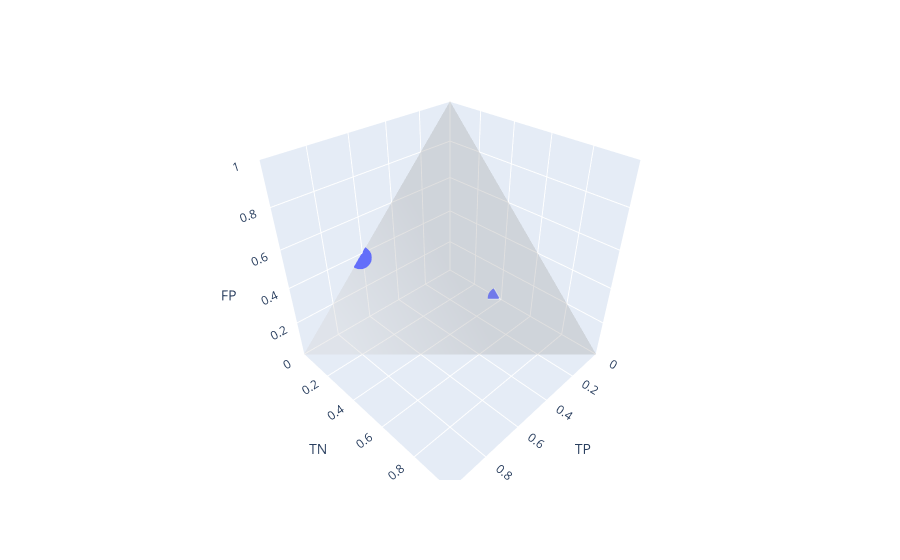

Source (notebook cell):
### Code cell
fig = px.scatter_3d(coords, 
                    x='TP',
                    y='TN',
                    z='FP',
                    size_max=18,
                    hover_name ='threshold',
                    range_x=[0,1], 
                    range_y=[0,1],
                    range_z=[0,1]) 


fig.add_trace(go.Figure(data=[
    go.Mesh3d(
        x=[0, 0, 0, 1], 
        y=[0, 0, 1, 0],
        z=[0, 1, 0, 0],

        
        color ='lightgrey',
        
        # Intensity of each vertex, which will be interpolated and color-coded
        #intensity=[0, 0.33, 0.66, 1],
        
        opacity = 0.2, #for transparency
        
        # i, j and k sono i vertici dei triangoli
        # here we represent the 4 triangles of the tetrahedron surface
        i=[0, 0, 0, 1],
        j=[1, 2, 3, 2],
        k=[2, 3, 1, 3],
        name='y',
        showscale=True
    )
]).data[0])


#QUI HO LO STESSO PROBLEMA CHE VOGLIO LA LINEA NON I PUNTI, NON STO RIUSCENDO ma mi sembra risolvibile 
#-> TODO ma una volta risolto sopra qui sarà lo stesso

### Figure 1 — Plotly figure (JSON) as saved in the notebook; plotly's stock layout.template omitted (floating-point values rounded to 4 significant figures; data arrays with more than 128 entries replaced by an {"elided": "..."} marker saying what was removed)
{"data": [{"hovertemplate": "<b>%{hovertext}</b><br><br>TP=%{x}<br>TN=%{y}<br>FP=%{z}<extra></extra>", "hovertext": {"elided": "1000 float values"}, "legendgroup": "", "marker": {"color": "#636efa", "symbol": "circle"}, "mode": "markers", "name": "", "scene": "scene", "showlegend": false, "type": "scatter3d", "x": {"elided": "1000 float values"}, "y": {"elided": "1000 float values"}, "z": {"elided": "1000 float values"}}, {"color": "lightgrey", "i": [0, 0, 0, 1], "j": [1, 2, 3, 2], "k": [2, 3, 1, 3], "name": "y", "opacity": 0.2, "showscale": true, "type": "mesh3d", "x": [0, 0, 0, 1], "y": [0, 0, 1, 0], "z": [0, 1, 0, 0]}], "layout": {"legend": {"tracegroupgap": 0}, "margin": {"t": 60}, "scene": {"domain": {"x": [0, 1], "y": [0, 1]}, "xaxis": {"range": [0, 1], "title": {"text": "TP"}}, "yaxis": {"range": [0, 1], "title": {"text": "TN"}}, "zaxis": {"range": [0, 1], "title": {"text": "FP"}}}}}
